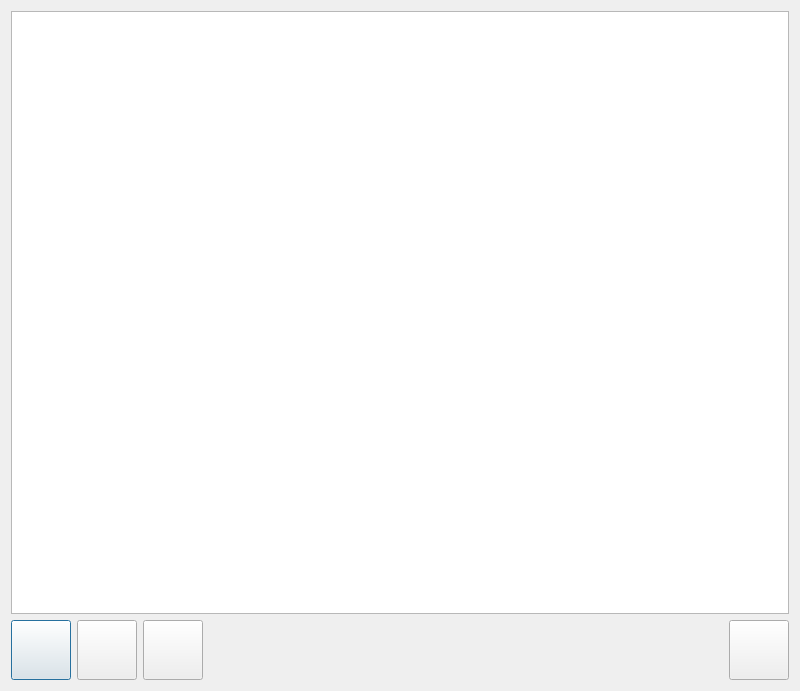
<?xml version="1.0" encoding="UTF-8"?>
<ui version="4.0">
 <class>DlgChangePassword</class>
 <widget class="QDialog" name="DlgChangePassword">
  <property name="geometry">
   <rect>
    <x>0</x>
    <y>0</y>
    <width>800</width>
    <height>691</height>
   </rect>
  </property>
  <property name="windowTitle">
   <string>Change password</string>
  </property>
  <layout class="QVBoxLayout" name="verticalLayout">
   <item>
    <widget class="QTableWidget" name="tableWidget">
     <property name="horizontalScrollBarPolicy">
      <enum>Qt::ScrollBarAlwaysOff</enum>
     </property>
     <property name="editTriggers">
      <set>QAbstractItemView::NoEditTriggers</set>
     </property>
     <property name="selectionMode">
      <enum>QAbstractItemView::SingleSelection</enum>
     </property>
     <attribute name="horizontalHeaderVisible">
      <bool>false</bool>
     </attribute>
     <attribute name="horizontalHeaderDefaultSectionSize">
      <number>300</number>
     </attribute>
     <attribute name="verticalHeaderVisible">
      <bool>false</bool>
     </attribute>
     <attribute name="verticalHeaderDefaultSectionSize">
      <number>50</number>
     </attribute>
    </widget>
   </item>
   <item>
    <layout class="QHBoxLayout" name="horizontalLayout">
     <item>
      <widget class="QPushButton" name="pushButton_3">
       <property name="minimumSize">
        <size>
         <width>60</width>
         <height>60</height>
        </size>
       </property>
       <property name="maximumSize">
        <size>
         <width>60</width>
         <height>60</height>
        </size>
       </property>
       <property name="text">
        <string/>
       </property>
       <property name="icon">
        <iconset resource="../core_gui/res.qrc">
         <normaloff>:/new/prefix1/res/icons/down.png</normaloff>:/new/prefix1/res/icons/down.png</iconset>
       </property>
       <property name="iconSize">
        <size>
         <width>48</width>
         <height>48</height>
        </size>
       </property>
      </widget>
     </item>
     <item>
      <widget class="QPushButton" name="pushButton_4">
       <property name="minimumSize">
        <size>
         <width>60</width>
         <height>60</height>
        </size>
       </property>
       <property name="maximumSize">
        <size>
         <width>60</width>
         <height>60</height>
        </size>
       </property>
       <property name="text">
        <string/>
       </property>
       <property name="icon">
        <iconset resource="../core_gui/res.qrc">
         <normaloff>:/new/prefix1/res/icons/up.png</normaloff>:/new/prefix1/res/icons/up.png</iconset>
       </property>
       <property name="iconSize">
        <size>
         <width>48</width>
         <height>48</height>
        </size>
       </property>
      </widget>
     </item>
     <item>
      <widget class="QPushButton" name="btnChangePassword">
       <property name="minimumSize">
        <size>
         <width>60</width>
         <height>60</height>
        </size>
       </property>
       <property name="maximumSize">
        <size>
         <width>60</width>
         <height>60</height>
        </size>
       </property>
       <property name="text">
        <string/>
       </property>
       <property name="icon">
        <iconset resource="../core_gui/res.qrc">
         <normaloff>:/new/prefix1/res/icons/password.png</normaloff>:/new/prefix1/res/icons/password.png</iconset>
       </property>
       <property name="iconSize">
        <size>
         <width>48</width>
         <height>48</height>
        </size>
       </property>
      </widget>
     </item>
     <item>
      <spacer name="horizontalSpacer">
       <property name="orientation">
        <enum>Qt::Horizontal</enum>
       </property>
       <property name="sizeHint" stdset="0">
        <size>
         <width>40</width>
         <height>20</height>
        </size>
       </property>
      </spacer>
     </item>
     <item>
      <widget class="QPushButton" name="pushButton">
       <property name="minimumSize">
        <size>
         <width>60</width>
         <height>60</height>
        </size>
       </property>
       <property name="maximumSize">
        <size>
         <width>60</width>
         <height>60</height>
        </size>
       </property>
       <property name="text">
        <string/>
       </property>
       <property name="icon">
        <iconset resource="../core_gui/res.qrc">
         <normaloff>:/new/prefix1/res/icons/exit.png</normaloff>:/new/prefix1/res/icons/exit.png</iconset>
       </property>
       <property name="iconSize">
        <size>
         <width>48</width>
         <height>48</height>
        </size>
       </property>
      </widget>
     </item>
    </layout>
   </item>
  </layout>
 </widget>
 <resources>
  <include location="../core_gui/res.qrc"/>
 </resources>
 <connections/>
</ui>
